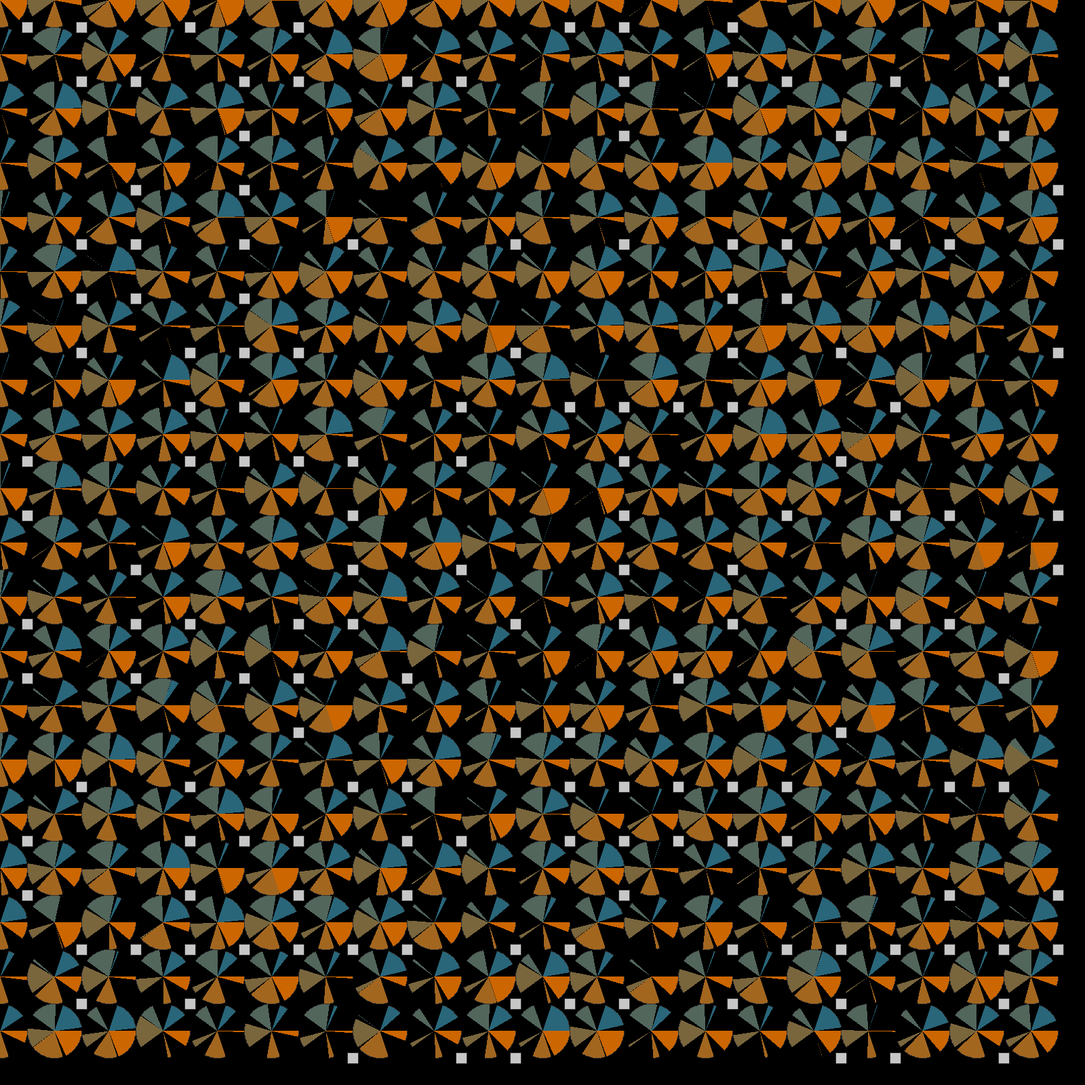
Frame 1 (no input)
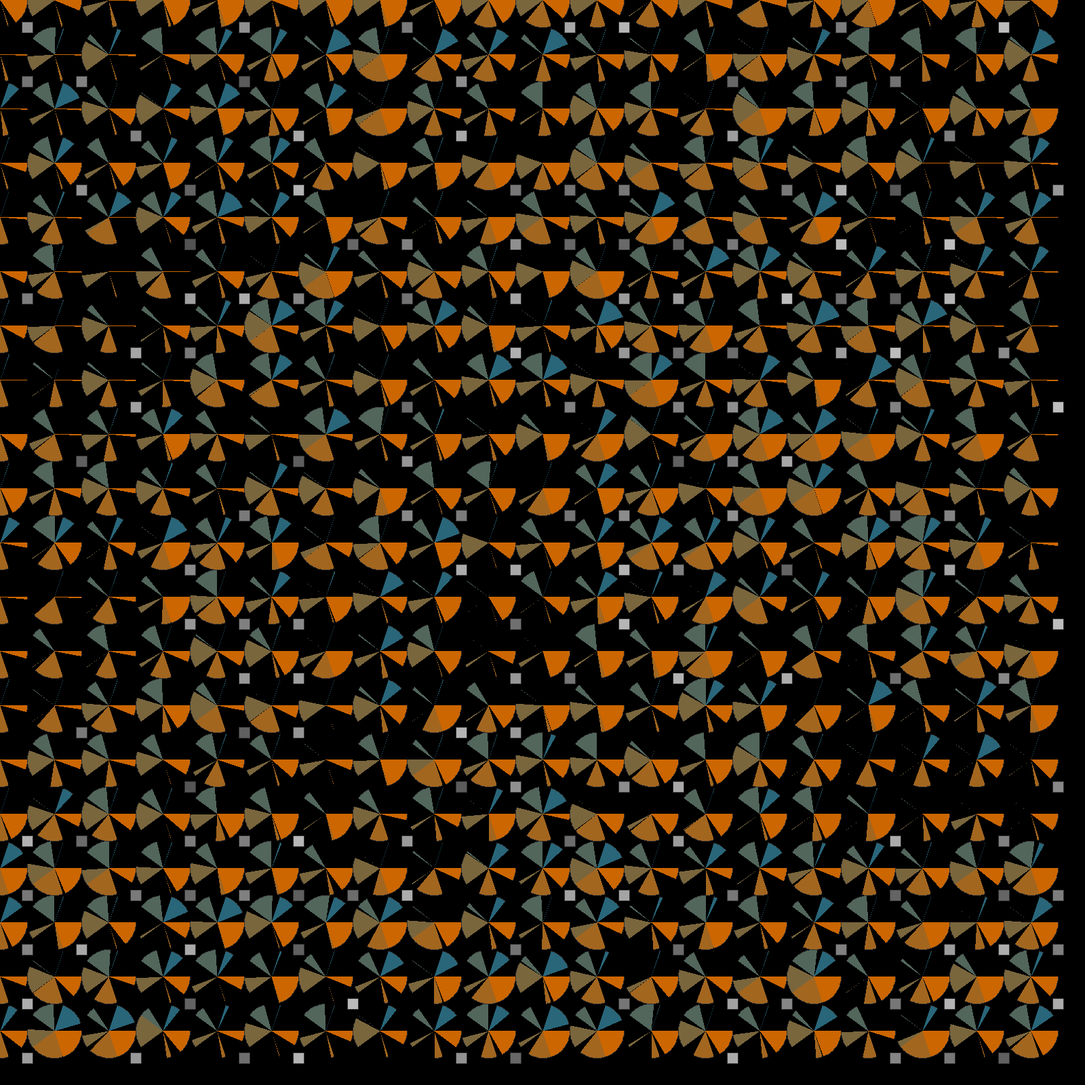
Frame 60 (the mouse pressed at the canvas centre just before this capture)
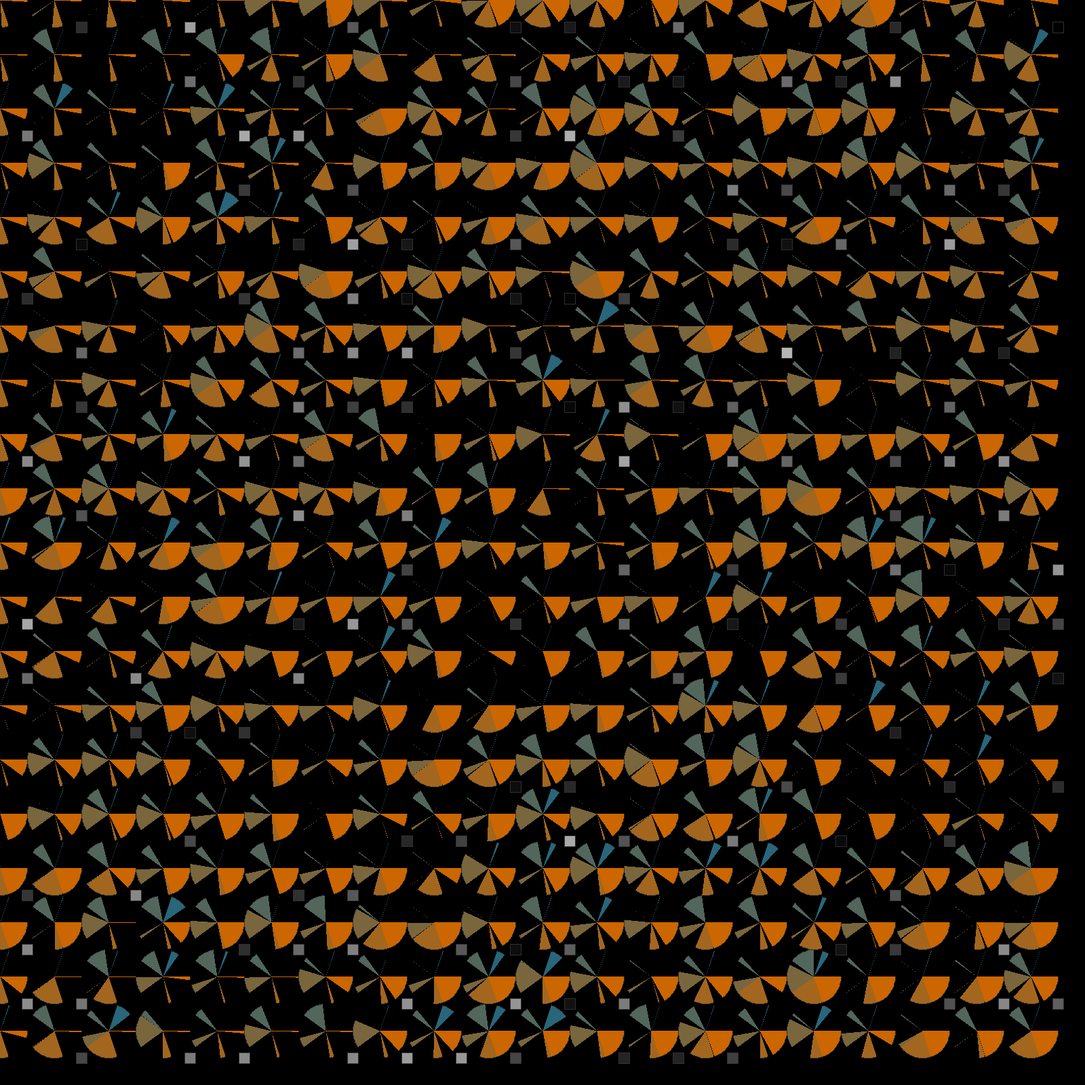
Frame 120 (the mouse held since frame 60 and released just before this capture)

The Processing sketch that drew these frames (run headless with seeded random() and noise(); from frame 60 on, the mouse is pressed at the canvas centre):

// Processing sketch: petri
// ── petri.pde
//
// Cell State
//
class CellState {
  float[] subs;
  float maxc;
  
  CellState(int n) {
    subs = new float[n];
    for (int i = 0; i < n; i++) {
      subs[i] = 0.0;
    }
  }
  
  void clamp() {
    for (int i = 0; i < subs.length; i++) {
      if (subs[i] > maxc) {
        subs[i] = maxc;
      }
    }
  }
  
  void randomize(float max_concentration) {
    maxc = max_concentration;
    for (int i = 0; i < subs.length; i++) {
      subs[i] = random(max_concentration);
    }
  }
  
  void draw(float x, float y, float rx, float ry) {
    float arcangle = TWO_PI / subs.length;
    color from = color(204, 102, 0);
    color to = color(0, 102, 153);
    
    for (int i = 0; i < subs.length; i++) {
      fill(lerpColor(from, to, (float)i / (float)subs.length));
      arc(x, y, rx, ry, arcangle*i, arcangle*i + arcangle*(subs[i]/maxc));
    }
  }
}

//
// Organism
//
class Organism {
  float energy;
  int age;
  int x, y;
  
  /*
   metabolism: in a single timestep t, consuming one unit of substance i will
               result in an energy change of metabolism[i] (positive or negative).
               if less than one unit is available of that substance, it will take whatever
               concentration is there * metabolism to yield slightly less energy/loss.
               
   byproduct:  consuming one (or <1) unit of substance i will cause other substances to increase
               by some amount.  constraint: all elements of byproduct must be positive, ith entry must
               be zero (if you consume it, you can't produce it). TODO: this should really come from some
               consistent reaction mechanism versus being organism specific...
   */
  float metabolism[];
  float byproduct[][];
  
  Organism(float energy_init, int x_init, int y_init, int nsubs) {
    energy = energy_init;
    age = 0;
    x = x_init;
    y = y_init;
    metabolism = new float[nsubs];
    byproduct = new float[nsubs][nsubs];
    randomize();
  }
  
  void randomize() {
    for (int i = 0; i < metabolism.length; i++) {
      metabolism[i] = random(2)-1.0;
    }
    for (int i = 0; i < byproduct.length; i++) {
      for (int j = 0; j < byproduct[i].length; j++) {
        if (i==j) {
          byproduct[i][j] = 0.0;
        } else {
          byproduct[i][j] = random(1);
        }
      }
    }
  }
  
  Organism reproduce(float energy_init) {
    // TODO: where to place child?
    Organism child = new Organism(energy_init, x, y, metabolism.length);
    child.metabolism = metabolism;
    child.byproduct = byproduct;
    return child;
  }
  
  float[] eat(float nutrients[]) {
    int n = nutrients.length;
    float newnutrients[] = new float[n];
    float eps = 0.01;
    
    float energy_change = 0;
    
    for (int i = 0; i < n; i++) {
      if (nutrients[i] > 0.0 && abs(metabolism[i]) > eps) {
        float consumed = (nutrients[i] > 1.0) ? 1.0 : nutrients[i];
        newnutrients[i] = nutrients[i] - consumed;
        energy_change = metabolism[i] * consumed;
        for (int j = 0; j < n; j++) {
          newnutrients[j] += byproduct[i][j] * consumed;
        }
      }
    }
    
    energy += energy_change;
    
    return newnutrients;
  }
  
  void movement() {
    energy -= 1.0; // Movement cost
  }
  
  boolean die() {
    if (energy <= 0.0) {
      return true;
    } else {
      return false;
    }
  }
  
  color get_color() {
    return color(energy);
  }
}

//
//
//

CellState[][] world;
ArrayList<Organism> pop;
int NSUBSTANCES = 5;
float MAX_CONCENTRATION = 100.0;
int WIDTH = 20;
int HEIGHT = 20;
int VIEW_WIDTH = 1600;
int VIEW_HEIGHT = 1600;
int INIT_POP = 200;
float INIT_ENERGY = 200.0;

void setup() {
  world = new CellState[HEIGHT][WIDTH];
  for (int i = 0; i < HEIGHT; i++) {
    for (int j = 0; j < WIDTH; j++) {
      world[i][j] = new CellState(NSUBSTANCES);
      world[i][j].randomize(MAX_CONCENTRATION);
    }
  }
  pop = new ArrayList<Organism>();
  
  for (int i = 0; i < INIT_POP; i++ ) {
    pop.add(new Organism(INIT_ENERGY, (int)random(WIDTH), (int)random(HEIGHT), NSUBSTANCES));
  }
  
  size(1600, 1600);
  stroke(48);
  noSmooth();
  background(0);
}

void one_step() {
  //
  // eat
  //
  for (int i = 0; i < pop.size(); i++) {
    Organism cur = pop.get(i);
    
    float[] newnutrients = cur.eat(world[cur.y][cur.x].subs);
    
    world[cur.y][cur.x].subs = newnutrients;
    world[cur.y][cur.x].clamp();
  }
  
  //
  // starve
  //
  for (int i = pop.size()-1; i >= 0; i--) {
    Organism cur = pop.get(i);
    if (cur.die()) {
      pop.remove(i);
    }
  }
  
  //
  // move
  //
  for (int i = 0; i < pop.size(); i++) {
    int dirx = (int)random(3) - 1;
    int diry = (int)random(3) - 1;
    Organism cur = pop.get(i);
    int newx = cur.x + dirx;
    int newy = cur.y + diry;
    if (newx >= WIDTH) {
      newx -= WIDTH;
    }
    if (newx < 0) {
      newx += WIDTH;
    }
    if (newy >= HEIGHT) {
      newy -= HEIGHT;
    }
    if (newy < 0) {
      newy += HEIGHT;
    }
    cur.x = newx;
    cur.y = newy;
    cur.movement();
  }
}

// Variables for timer
int interval = 5;
int lastRecordedTime = 0;
int stepnum = 0;

void draw() {
  // Iterate if timer ticks
  if (millis()-lastRecordedTime>interval) {
    if (pop.size() > 0) {
      one_step();
      stepnum++;
      print(pop.size());
      print(" // ");
      println(stepnum);
    }
    lastRecordedTime = millis();
  }
  background(0);
  int w = VIEW_WIDTH/WIDTH;
  int h = VIEW_HEIGHT/HEIGHT;
  
  float ow = w/5.0;
  float oh = h/5.0;
  float oow = (w-ow)/2.0;
  float ooh = (w-oh)/2.0;

  for (int i = 0; i < HEIGHT; i++) {
    for (int j = 0; j < WIDTH; j++) {
      world[j][i].draw(j*w,i*h,w,h);
    }
  }
  
  for (int i = 0; i < pop.size(); i++) {
    Organism cur = pop.get(i);
    
    color c = cur.get_color();
    fill(c);
    rect(cur.x*w+oow, cur.y*h+ooh, ow, oh);
  }

}
